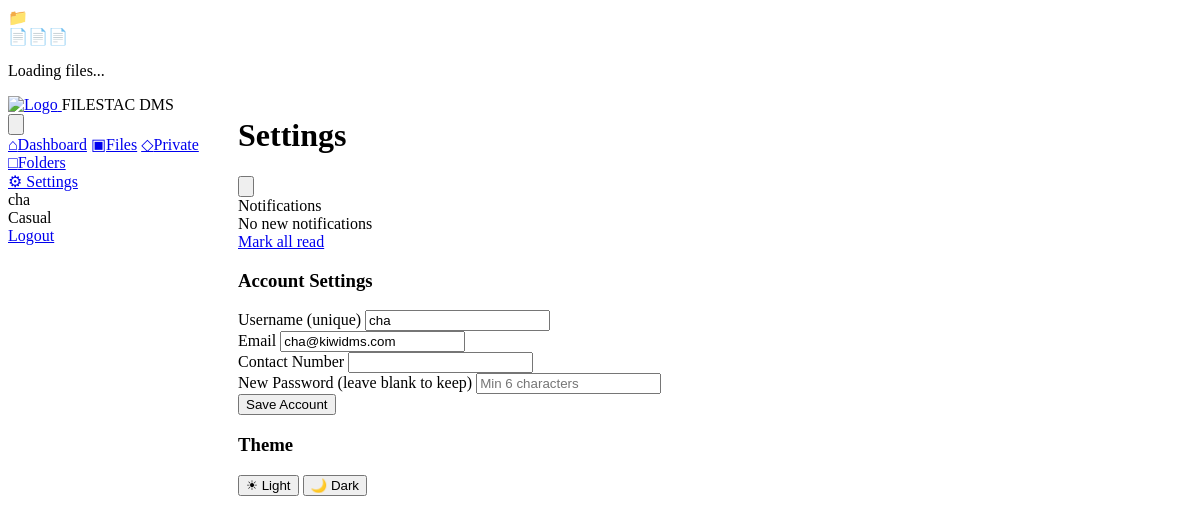
/settings/settings.php (signed in), run on the app's committed database.
### tables this page shows
CREATE TABLE `users` (
  `id` int(11) NOT NULL,
  `username` varchar(80) NOT NULL,
  `email` varchar(150) NOT NULL,
  `password_hash` varchar(255) NOT NULL,
  `role` enum('admin','contributor','casual') NOT NULL DEFAULT 'casual',
  `status` enum('active','frozen') NOT NULL DEFAULT 'active',
  `created_at` datetime NOT NULL DEFAULT current_timestamp(),
  `phone` varchar(30) DEFAULT NULL,
  `theme` varchar(20) DEFAULT 'light',
  `admin_id` int(11) DEFAULT NULL,
  `is_deleted` tinyint(1) DEFAULT 0
);

### config/config.php (called while the page is built, shortened)
<?php
function app_url(string $path = ''): string {
    return BASE_URL . ltrim($path, '/');
}
function asset_url(string $path = ''): string {
    return app_url('assets/' . ltrim($path, '/'));
}
function page_url(string $path = ''): string {
    return app_url('pages/' . ltrim($path, '/'));
}

### classes/User.php (called while the page is built, shortened)
<?php
class User {
    private $db;
    public function __construct() {
        $this->db = get_db();
    }
    public function findById(int $id): ?array {
        $stmt = $this->db->prepare('SELECT * FROM users WHERE id=? LIMIT 1');
        $stmt->bind_param('i', $id);
        $stmt->execute();
        return $stmt->get_result()->fetch_assoc() ?: null;
    }
}

### bootstrap/init.php (called while the page is built, shortened)
<?php
require_once __DIR__ . '/../config/config.php';
class Database {
    public function connect() {
        $conn = new mysqli(DB_HOST, DB_USER, DB_PASS, DB_NAME);
        $conn->set_charset('utf8mb4');
        return $conn;
    }
}
function get_db() {
    static $conn = null;
    if ($conn === null) {
        $conn = (new Database())->connect();
    }
    return $conn;
}

### classes/Settings.php (called while the page is built, shortened)
<?php
class Settings {
    private $db;
    public function __construct() {
        $this->db = get_db();
    }
    private function ensureTables(): void {
        $this->db->query("CREATE TABLE IF NOT EXISTS org_settings (
            id INT AUTO_INCREMENT PRIMARY KEY,
            admin_id INT NOT NULL UNIQUE,
            brand_name VARCHAR(100) DEFAULT 'FILESTAC DMS',
            logo_path VARCHAR(255) DEFAULT NULL,
            updated_at TIMESTAMP DEFAULT CURRENT_TIMESTAMP ON UPDATE CURRENT_TIMESTAMP
        )");
    }
    public static function getOrgAdminId(array $user): int {
        $db = get_db();
        $stmt = $db->prepare('SELECT admin_id FROM users WHERE id=?');
        $stmt->bind_param('i', $user['id']);
        $stmt->execute();
        $row = $stmt->get_result()->fetch_assoc();
        return (int)($row['admin_id'] ?? $user['id']);
    }
    public function getBrand(int $adminId): array {
        $stmt = $this->db->prepare('SELECT brand_name, logo_path FROM org_settings WHERE admin_id=?');
        $stmt->bind_param('i', $adminId);
        $stmt->execute();
        $row = $stmt->get_result()->fetch_assoc();
        if (!$row) {
            return ['brand_name' => DEFAULT_BRAND, 'logo_path' => null];
        }
        return $row;
    }
    public function getLogoUrl(int $adminId): string {
        $brand = $this->getBrand($adminId);
        if (file_exists(APP_ROOT . '/assets/logo/default.png')) {
            return asset_url('logo/default.png');
        }
        return asset_url('logo/default.png');
    }
}

### settings/settings.php (the view, shortened to what this page needs)
<?php
$user = require_login();
$userModel = new User();
$fullUser = $userModel->findById((int)$user['id']);
$fullUser = $userModel->findById((int)$user['id']);
$page_title = 'Settings';
include APP_ROOT . '/partials/header.php';
?>
<div class="settings-grid">
    <div class="settings-card">
        <h3>Account Settings</h3>
        <form method="POST">
            <div class="form-group">
                <label>Username (unique)</label>
                <input type="text" name="username" value="<?= htmlspecialchars($fullUser['username']) ?>" required>
            </div>
            <div class="form-group">
                <label>Email</label>
                <input type="email" name="email" value="<?= htmlspecialchars($fullUser['email']) ?>" required>
            </div>
            <div class="form-group">
                <label>Contact Number</label>
                <input type="text" name="phone" value="<?= htmlspecialchars($fullUser['phone'] ?? '') ?>">
            </div>
            <div class="form-group">
                <label>New Password (leave blank to keep)</label>
                <input type="password" name="password" placeholder="Min 6 characters">
            </div>
            <button type="submit" class="btn btn-primary">Save Account</button>
        </form>
    </div>
    <div class="settings-card">
        <h3>Theme</h3>
        <form method="POST">
            <div class="theme-options">
                <button type="submit" name="theme" value="light" class="theme-btn <?= ($fullUser['theme'] ?? 'light') === 'light' ? 'active' : '' ?>">☀ Light</button>
                <button type="submit" name="theme" value="dark" class="theme-btn <?= ($fullUser['theme'] ?? '') === 'dark' ? 'active' : '' ?>">🌙 Dark</button>
            </div>
        </form>
    </div>
</div>
<?php include APP_ROOT . '/partials/footer.php'; ?>

### partials/header.php (shortened to what this page needs)
<?php
$role = $user['role'] ?? 'casual';
$theme = $user['theme'] ?? 'light';
$settingsObj = new Settings();
$orgAdminId = Settings::getOrgAdminId($user);
$brand = $settingsObj->getBrand($orgAdminId);
$logoUrl = $settingsObj->getLogoUrl($orgAdminId);
$brandName = $brand['brand_name'] ?? DEFAULT_BRAND;
$notifObj = new Notification();
$notifications = $notifObj->getUnread((int)$user['id'], 8);
$current_file = basename($_SERVER['PHP_SELF']);
$is_dashboard_active = in_array($current_file, ['dashboard.php', 'admin_dashboard.php', 'contributor_dashboard.php', 'casual_user_dashboard.php'], true);
?>
<!DOCTYPE html>
<html lang="en" data-theme="<?= htmlspecialchars($theme) ?>">
<head>
<link rel="stylesheet" href="<?= asset_url('css/bootstrap.css') ?>">
<link rel="stylesheet" href="<?= asset_url('css/style.css') ?>">
</head>
<body class="skin-<?= htmlspecialchars($role) ?> theme-<?= htmlspecialchars($theme) ?> dms-loading">
<div id="page-loading-overlay" class="loading-overlay">
    <div class="folder-loader">
        <div class="folder-icon">📁</div>
        <div class="file-icons"><span>📄</span><span>📄</span><span>📄</span></div>
        <p>Loading files...</p>
    </div>
</div>
<div class="app-layout">
    <aside id="dashboard-sidebar" class="sidebar">
        <div class="sidebar-logo">
            <div class="sidebar-brand-content">
                <a href="javascript:location.reload()" title="Refresh" class="logo-link">
                    <img src="<?= htmlspecialchars($logoUrl) ?>" alt="Logo" class="sidebar-logo-img">
                </a>
                <span class="sidebar-brand-text"><?= htmlspecialchars($brandName) ?></span>
            </div>
            <button id="sidebar-toggle-btn" class="sidebar-toggle" aria-label="Toggle menu">
            </button>
        </div>
        <nav class="sidebar-nav">
            <a href="<?= page_url('dashboard.php') ?>" class="nav-item <?= $is_dashboard_active ? 'active' : '' ?>"><span class="nav-icon">⌂</span><span class="nav-label">Dashboard</span></a>
            <a href="<?= page_url('documents.php') ?>" class="nav-item <?= $current_file === 'documents.php' ? 'active' : '' ?>"><span class="nav-icon">▣</span><span class="nav-label">Files</span></a>
            <a href="<?= page_url('private.php') ?>" class="nav-item <?= $current_file === 'private.php' ? 'active' : '' ?>"><span class="nav-icon">◇</span><span class="nav-label">Private</span></a>
            <a href="<?= page_url('folders.php') ?>" class="nav-item <?= $current_file === 'folders.php' ? 'active' : '' ?>"><span class="nav-icon">□</span><span class="nav-label">Folders</span></a>
        </nav>
        <div class="sidebar-footer">
            <a href="<?= app_url('settings/settings.php') ?>" class="nav-item settings-link <?= $current_file === 'settings.php' ? 'active' : '' ?>">
                ⚙ Settings
            </a>
            <div class="user-pill">
                <div>
                    <div class="user-name"><?= htmlspecialchars($user['username']) ?></div>
                    <div class="user-role"><?= ucfirst($role) ?></div>
                </div>
            </div>
            <a href="<?= page_url('logout.php') ?>" class="btn btn-outline btn-sm btn-full">Logout</a>
        </div>
    </aside>
    <div class="main-content">
        <header class="top-bar" id="top-bar">
            <h1 class="top-bar-title"><?= htmlspecialchars($page_title ?? '') ?></h1>
            <div class="top-bar-actions">
                <div class="notif-wrap">
                    <button id="notif-btn" class="notif-btn" title="Notifications" aria-label="Notifications">
                    </button>
                    <div id="notif-panel" class="notif-panel">
                        <div class="notif-header">Notifications</div>
                        <?php if (empty($notifications)): ?>
                            <div class="notif-empty">No new notifications</div>
                        <?php endif; ?>
                        <a href="<?= app_url('api/notifications.php?action=mark_all') ?>" class="notif-mark-all">Mark all read</a>
                    </div>
                </div>
            </div>
        </header>
        <div class="page-body">

### partials/header.php (style rules this page uses)
.modal-overlay, .loading-overlay { display: none !important; }
body.dms-loading .loading-overlay { display: flex !important; }
.app-layout { display: flex; min-height: 100vh; }
.sidebar { width: 230px; min-width: 230px; flex-shrink: 0; }
.main-content { flex: 1; min-width: 0; display: flex; flex-direction: column; }

### data on the page
users: username "cha", role "Casual", email "cha@kiwidms.com"

### other printed values
$brandName "FILESTAC DMS"
$page_title "Settings"
